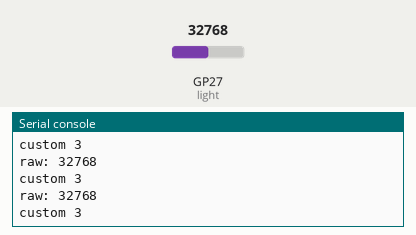
Simulated run of this program. Board: Raspberry Pi Pico running CircuitPython. Shown: the last lines printed to the serial console. Inputs (shaded band) come from the test bench; at power-on: GP27 (light) = 32768 (analog values on the 0–65535 scale).

Above: at 1.2 s.
1.3 s: GP27 (light) set to 45874
At 1.9 s:
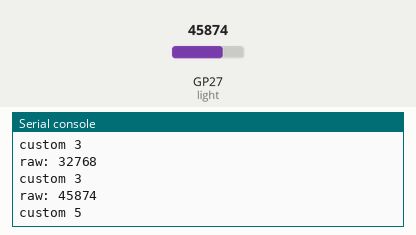
2.8 s: GP27 (light) set to 57670
At 3.4 s:
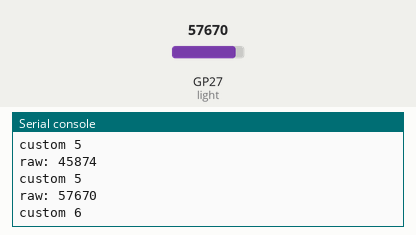
Timing chart, 0 to 5.8 s (numbered marks = the images above; inputs shaded):
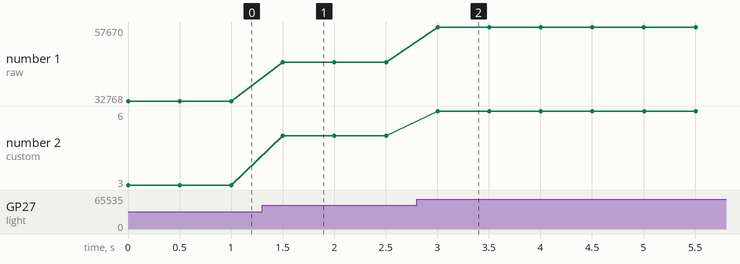

The program:

code.py
```python
# from https://learn.adafruit.com/sensor-plotting-with-mu-and-circuitpython/light
# Requires an analog pin. For example from the analog Grove port on the back.
# Analog pin allow you to convert the analog voltage into a digital value (ADC).

import time
import board
from analogio import AnalogIn

light = AnalogIn(board.GP27)

while True:
    print("raw:", light.value) # raw measured voltage value

    # our own invented light measure unit (needs improvement)
    light_value_that_makes_sense = round(light.value / 10000)
    print("custom", light_value_that_makes_sense)
    time.sleep(.5) # Wait a bit before checking all again
```

Measured:
- after the input at 1.3 s, the serial console: prints a new line after 0.20 s (image 1)
- after the input at 2.8 s, the serial console: prints a new line after 0.20 s (image 2)
- plotted number 1: 32768 → 45874 after the input at 1.3 s, 45874 → 57670 after the input at 2.8 s
- plotted number 2: 3 → 5 after the input at 1.3 s, 5 → 6 after the input at 2.8 s
